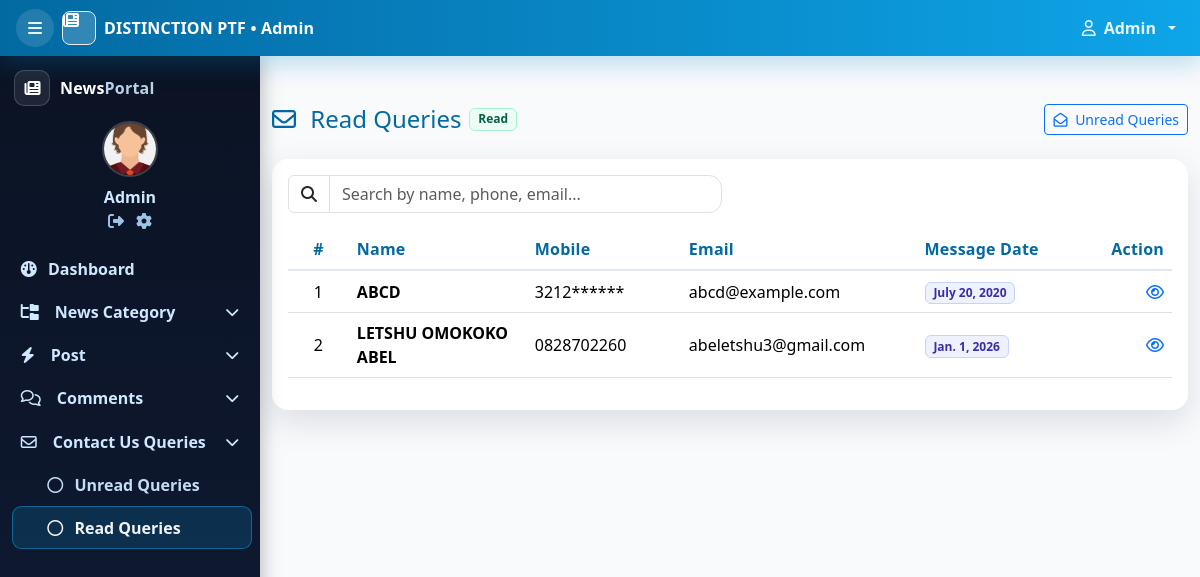
Screenshot of /read_queries (signed in) with the database file from the repository.
### news/models.py (models this page shows, shortened)
class Contact(models.Model):
    name = models.CharField(max_length=50)
    contact = models.CharField(max_length=15)
    emailid = models.CharField(max_length=40)
    message = models.CharField(max_length=300)
    mdate = models.DateField()
    isread = models.CharField(max_length=10)

### news/views.py (the view)
# urls.py: path('read_queries', read_queries, name='read_queries'),
def read_queries(request):
    if not request.user.is_authenticated:
        return redirect('login')
    contact = Contact.objects.all()
    d = {'contact': contact}
    return render(request, 'read_queries.html', d)

### news/templates/read_queries.html (shortened to what this page needs)
{% load static %}
{% block body %}
<!doctype html>
<html lang="en">
<head>
  <link href="https://cdn.jsdelivr.net/npm/bootstrap@5.3.3/dist/css/bootstrap.min.css" rel="stylesheet"/>
  <link href="https://cdnjs.cloudflare.com/ajax/libs/font-awesome/6.5.2/css/all.min.css" rel="stylesheet"/>
</head>
<body>
  {% include 'sidebar.html' %}
  {% include 'admin_nav.html' %}
  <main id="main-container" class="with-sidebar">
    <div class="container-fluid py-4 py-lg-5">
      <div class="d-flex align-items-center justify-content-between flex-wrap gap-2 mb-4">
        <div class="d-flex align-items-center gap-2">
          <h1 class="h4 mb-0" style="color:var(--primary-2)">
            <i class="fa-regular fa-envelope me-2"></i> Read Queries
          </h1>
          <span class="badge badge-read">Read</span>
        </div>
        <div class="d-flex gap-2">
          <a href="{% url 'unread_queries' %}" class="btn btn-sm btn-outline-primary">
            <i class="fa-regular fa-envelope-open me-1"></i> Unread Queries
          </a>
        </div>
      </div>
      <div class="card card-glass">
        <div class="card-body">
          <div class="row g-3 align-items-center search-wrap mb-3">
            <div class="col-md-6">
              <div class="input-group">
                <span class="input-group-text bg-white"><i class="fa-solid fa-magnifying-glass"></i></span>
                <input type="text" id="tableSearch" class="form-control" placeholder="Search by name, phone, email...">
              </div>
            </div>
          </div>
          <div class="table-responsive">
            <table class="table align-middle" id="queriesTable">
              <thead>
                <tr>
                  <th style="width:80px" class="text-center">#</th>
                  <th style="width:220px">Name</th>
                  <th style="width:180px">Mobile</th>
                  <th style="width:260px">Email</th>
                  <th style="width:200px">Message Date</th>
                  <th style="width:100px" class="text-end">Action</th>
                </tr>
              </thead>
              <tbody>
              {% for i in contact %}
                {% if i.isread == "yes" %}
                <tr>
                  <td class="text-center">{{ forloop.counter }}</td>
                  <td class="fw-semibold">{{ i.name }}</td>
                  <td>{{ i.contact }}</td>
                  <td>{{ i.emailid }}</td>
                  <td><span class="badge date-pill">{{ i.mdate }}</span></td>
                  <td class="text-end">
                    <a class="action-view" href="{% url 'view_queries' i.id %}" title="View">
                      <i class="fa-regular fa-eye"></i>
                    </a>
                  </td>
                </tr>
                {% endif %}
              {% empty %}
                <tr>
                  <td colspan="6" class="text-center text-muted py-4">
                    <i class="fa-regular fa-face-meh-blank me-1"></i> No queries found.
                  </td>
                </tr>
              {% endfor %}
              </tbody>
            </table>
          </div>
        </div>
      </div>
    </div>
  </main>
</body>
</html>
{% endblock %}

### news/templates/sidebar.html (shortened to what this page needs)
{% load static %}
<nav id="sidebar" class="admin-sidebar">
  <div class="sidebar-scroll">
    <div class="sb-brand">
      <span class="chip"><i class="fa-solid fa-newspaper"></i></span>
      <div class="hide-when-collapsed">
        <a href="{% url 'admin_home' %}" class="text-decoration-none">
          <div class="sb-title">News<span class="muted">Portal</span></div>
        </a>
      </div>
    </div>
    <div class="sb-user">
      <img src="{% static 'adminassets/img/avatars/avatarboy729.png' %}" alt="avatar">
      <div class="name hide-when-collapsed text-capitalize">{{ request.user.username }}</div>
      <div class="actions hide-when-collapsed">
        <a href="{% url 'logout' %}" class="me-2" title="Sign out"><i class="fa-solid fa-right-from-bracket"></i></a>
        <a href="{% url 'changepassword' %}" title="Settings"><i class="fa-solid fa-gear"></i></a>
      </div>
    </div>
<div class="px-2 sb-nav">
  <a href="{% url 'admin_home' %}"
     class="nav-link {% if request.resolver_match.url_name == 'admin_home' %}active{% endif %}">
    <i class="fa-solid fa-gauge"></i>
    <span class="hide-when-collapsed">Dashboard</span>
  </a>
  {% with rn=request.resolver_match.url_name %}
  <a class="nav-link d-flex justify-content-between align-items-center"
     data-bs-toggle="collapse" href="#categoryMenu" role="button"
     aria-expanded="{% if rn == 'add_category' or rn == 'view_category' %}true{% else %}false{% endif %}"
     aria-controls="categoryMenu">
    <span class="d-flex align-items-center gap-3">
      <i class="fa-solid fa-folder-tree"></i>
      <span class="hide-when-collapsed">News Category</span>
    </span>
    <i class="fa-solid fa-chevron-down hide-when-collapsed small"></i>
  </a>
  <a class="nav-link d-flex justify-content-between align-items-center"
     data-bs-toggle="collapse" href="#postMenu" role="button"
     aria-expanded="{% if rn == 'add_post' or rn == 'view_post' %}true{% else %}false{% endif %}"
     aria-controls="postMenu">
    <span class="d-flex align-items-center gap-3">
      <i class="fa-solid fa-bolt"></i>
      <span class="hide-when-collapsed">Post</span>
    </span>
    <i class="fa-solid fa-chevron-down hide-when-collapsed small"></i>
  </a>
  <a class="nav-link d-flex justify-content-between align-items-center"
     data-bs-toggle="collapse" href="#commentMenu" role="button"
     aria-expanded="{% if rn == 'unapproved_comment' or rn == 'approved_comment' %}true{% else %}false{% endif %}"
     aria-controls="commentMenu">
    <span class="d-flex align-items-center gap-3">
      <i class="fa-regular fa-comments"></i>
      <span class="hide-when-collapsed">Comments</span>
    </span>
    <i class="fa-solid fa-chevron-down hide-when-collapsed small"></i>
  </a>
  <a class="nav-link d-flex justify-content-between align-items-center"
     data-bs-toggle="collapse" href="#queryMenu" role="button"
     aria-expanded="{% if rn == 'unread_queries' or rn == 'read_queries' %}true{% else %}false{% endif %}"
     aria-controls="queryMenu">
    <span class="d-flex align-items-center gap-3">
      <i class="fa-regular fa-envelope"></i>
      <span class="hide-when-collapsed">Contact Us Queries</span>
    </span>
    <i class="fa-solid fa-chevron-down hide-when-collapsed small"></i>
  </a>
  <div class="collapse {% if rn == 'unread_queries' or rn == 'read_queries' %}show{% endif %} sb-sub ps-1" id="queryMenu">
    <a href="{% url 'unread_queries' %}" class="nav-link {% if rn == 'unread_queries' %}active{% endif %}">
      <i class="fa-regular fa-circle"></i> <span class="hide-when-collapsed">Unread Queries</span>
    </a>
    <a href="{% url 'read_queries' %}" class="nav-link {% if rn == 'read_queries' %}active{% endif %}">
      <i class="fa-regular fa-circle"></i> <span class="hide-when-collapsed">Read Queries</span>
    </a>
  </div>
  {% endwith %}
</div>
  </div>
</nav>

### news/templates/admin_nav.html (shortened to what this page needs)
{% load static %}
<header id="page-header" class="admin-topbar">
  <nav class="navbar navbar-expand-lg">
    <div class="container-fluid px-3">
      <div class="d-flex align-items-center gap-2">
        <button type="button" class="btn-icon" id="sidebarToggleBtn" aria-label="Toggle sidebar">
          <i class="fa-solid fa-bars"></i>
        </button>
        <a href="{% url 'admin_home' %}" class="brand text-decoration-none">
          <span class="d-inline-grid place-items-center rounded-3 border border-light-subtle"
                style="width:34px;height:34px;background:rgba(255,255,255,.18)">
            <i class="fa-solid fa-newspaper"></i>
          </span>
          <span>DISTINCTION PTF  • Admin</span>
        </a>
      </div>
      <ul class="navbar-nav ms-auto align-items-center">
        <li class="nav-item dropdown">
          <a class="nav-link dropdown-toggle text-capitalize d-flex align-items-center gap-2"
             href="#" role="button" data-bs-toggle="dropdown" aria-expanded="false">
            <i class="fa-regular fa-user"></i>
            {{ request.user.username }}
          </a>
        </li>
      </ul>
    </div>
  </nav>
</header>

### news/templates/read_queries.html (style rules this page uses)
:root { --ink:#0f172a; --muted:#64748b; --primary:#0ea5e9; --primary-2:#0369a1; }
body { background:#f8fafc; color:var(--ink); }
.with-sidebar { margin-left:260px; transition:margin-left .2s ease; }
.card-glass { border:0; border-radius:1rem; background:#fff; box-shadow:0 12px 34px rgba(15,23,42,.12); }
.table thead th { font-weight:800; letter-spacing:.2px; color:var(--primary-2); border-bottom:2px solid #e2e8f0; }
.table td { vertical-align: middle; }
.search-wrap .form-control { border-radius:.8rem; }
.badge-read { background:#ecfdf5; color:#065f46; border:1px solid #a7f3d0; }
.date-pill { background:#eef2ff; color:#3730a3; border:1px solid #c7d2fe; }
.action-view { color:#0d6efd; }

### news/templates/sidebar.html (style rules this page uses)
:root { --sb-bg: #0b1324; --sb-bg-2: #0f1a33; --sb-ink: #cfe8ff; --sb-ink-dim: #9cc3e6; --sb-accent: #0ea5e9; }
.admin-sidebar { position: fixed; inset: 56px auto 0 0; width: 260px; background: linear-gradient(180deg, var(--sb-bg), var(--sb-bg-2)); color: var(--sb-ink); z-index: 1020; display:flex; flex-direction:column; transition: width .2s ease; box-shadow: 2px 0 18px rgba(0,0,0,.25); }
.with-sidebar { margin-left: 260px; transition: margin-left .2s ease; }
.admin-sidebar .sidebar-scroll { overflow-y: auto; overflow-x: hidden; }
.sb-brand { display:flex; align-items:center; gap:.6rem; padding: .9rem .9rem 0 .9rem; }
.sb-brand .chip { width:36px; height:36px; border-radius:10px; display:grid; place-items:center; background: rgba(255,255,255,.08); border:1px solid rgba(255,255,255,.18); color:#fff; }
.sb-title { font-weight:800; letter-spacing:.2px; color:#fff; line-height:1; }
.sb-title .muted { color:var(--sb-ink); opacity:.9; }
.sb-user { padding: .9rem; text-align:center; }
.sb-user img { width:56px; height:56px; border-radius:50%; object-fit:cover; border:2px solid rgba(255,255,255,.2); }
.sb-user .name { margin-top:.5rem; font-weight:700; }
.sb-user .actions a { color: var(--sb-ink-dim); text-decoration:none; }
.sb-nav .nav-link { color: var(--sb-ink); border-radius:.6rem; padding:.6rem .8rem; display:flex; align-items:center; gap:.7rem; font-weight:600; }
.sb-nav .nav-link.active { background: rgba(14,165,233,.18); color:#fff; box-shadow: inset 0 0 0 1px rgba(14,165,233,.5); }
.sb-sub .nav-link { padding-left: 2.2rem; font-weight:600; opacity:.95; }

### news/templates/admin_nav.html (style rules this page uses)
:root { --ink:#0f172a; --muted:#64748b; --primary:#0ea5e9; --primary-2:#0369a1; }
.admin-topbar { position: sticky; top:0; z-index:1030; background: linear-gradient(90deg, var(--primary-2), var(--primary)); box-shadow: 0 8px 24px rgba(2,132,199,.25); }
.admin-topbar .brand { color:#fff !important; font-weight:800; letter-spacing:.2px; display:flex; align-items:center; gap:.5rem; }
.admin-topbar .btn-icon { border:0; border-radius: 50%; width:38px; height:38px; display:inline-grid; place-items:center; color:#e6f6ff; background:rgba(255,255,255,.12); transition: transform .15s ease, background .15s ease; }
.admin-topbar .nav-link, .admin-topbar .dropdown-toggle { color:#e6f6ff !important; font-weight:600; }

### rows the page displays
Contact: name "ABCD", contact "3212******", emailid "abcd@example.com", mdate "July 20, 2020"
Contact: name "LETSHU OMOKOKO ABEL", contact "0828702260", emailid "abeletshu3@gmail.com", mdate "Jan. 1, 2026"

### other values shown
{{ request.user.username }} "Admin"
